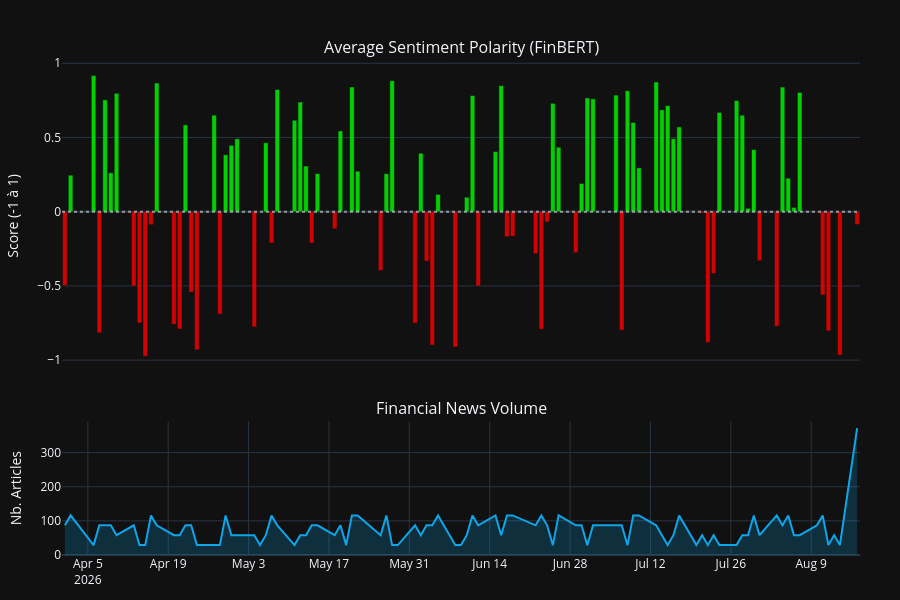

Source (notebook cell):
### Code cell
if 'date' not in df_ml_ready.columns:
    df_ml_ready = df_ml_ready.reset_index()

# On s'assure que c'est bien un format temporel
df_ml_ready['date'] = pd.to_datetime(df_ml_ready['date'])

df_ml_ready = df_ml_ready[df_ml_ready['date'] >= '2026-04-01']

# 1. Création du graphique (2 sous-graphiques : Sentiment en haut, Volume en bas)
fig = make_subplots(
    rows=2, cols=1, 
    shared_xaxes=True, 
    vertical_spacing=0.1,
    subplot_titles=('Average Sentiment Polarity (FinBERT)', "Financial News Volume"),
    row_heights=[0.7, 0.3]
)

# Ligne 1 : Le Sentiment NLP (En Barres de couleur)
colors = ['#00ff00' if score > 0 else '#ff0000' if score < 0 else '#ffffff' for score in df_ml_ready['daily_sentiment']]

fig.add_trace(go.Bar(
    x=df_ml_ready['date'], 
    y=df_ml_ready['daily_sentiment'], 
    name='Average Sentiment', 
    marker_color=colors,
    opacity=0.8
), row=1, col=1)

# Ligne 2 : Le Volume d'actualités (En courbe de zone)
fig.add_trace(go.Scatter(
    x=df_ml_ready['date'], 
    y=df_ml_ready['news_volume'], 
    mode='lines', 
    name='Volume', 
    line=dict(color='#0ea5e9', width=2),
    fill='tozeroy', 
    fillcolor='rgba(14, 165, 233, 0.2)' 
), row=2, col=1)

# 2. Mise en forme professionnelle (Thème Sombre)
fig.update_layout(
    template="plotly_dark",
    height=600,
    showlegend=False,
    margin=dict(l=40, r=40, t=60, b=40),
    hovermode='x unified'
)

# Ajout d'une ligne de base neutre (0) pour le sentiment
fig.add_hline(y=0, line_dash="dot", line_color="white", row=1, col=1, opacity=0.5)

# Noms des axes
fig.update_yaxes(title_text="Score (-1 à 1)", row=1, col=1)
fig.update_yaxes(title_text="Nb. Articles", row=2, col=1)

fig.show()
